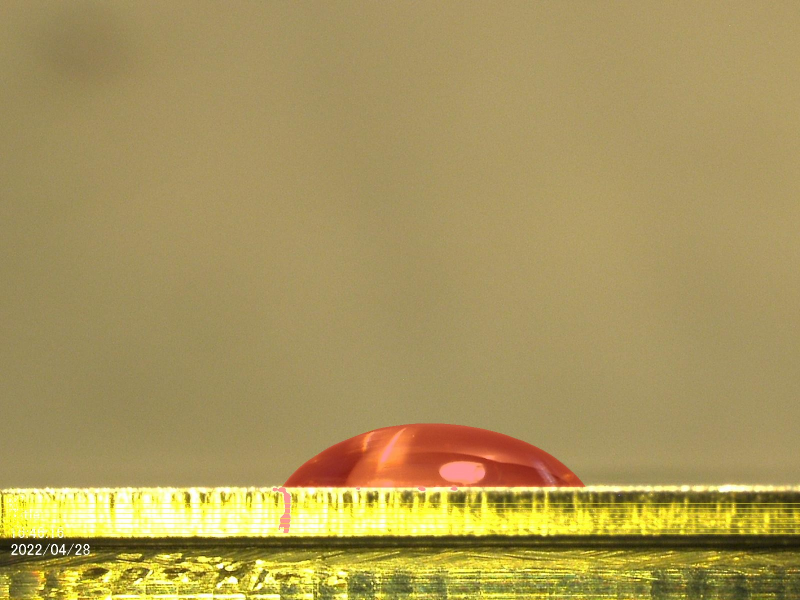
#> input picture FOTO CO4 MASKS MANUAL/BASELINE_PICK_i2-metall.jpg, 1600 x 1200 px, found by its file name (shown at 1/2 size); its folder holds 4 pictures in this run
$ python mask_stats.py
#> lines starting #> are read from the running program, lines starting #| are printed output that depends on the picture; pictures that were not available may be replaced by others from this repository, and a replacement may not be noted
import os, cv2 as cv, numpy as np

ROOT = "/Users/Luigi/Library/CloudStorage/OneDrive-Persönlich/ZHAW/Master/2. Semester/CO4/CO4_SS26_Giorga_Vigano_Luigi_Palese"
MASKS = os.path.join(ROOT, "FOTO CO4 MASKS MANUAL")
SRC = os.path.join(ROOT, "fwdfoto")

print("=== fwdfoto files containing 'lotus' ===")
for f in sorted(os.listdir(SRC)):
    if "lotus" in f.lower(): print("  ", f)

print("\n=== mask stats ===")
for fn in sorted(os.listdir(MASKS)):
    if fn.startswith("."): continue
    m = cv.imread(os.path.join(MASKS, fn), cv.IMREAD_UNCHANGED)
#> m is the input picture: shape (1200, 1600, 3); mean B, G, R 90.8, 150.7, 169.4
    if m.ndim == 3: m = m[..., 0]
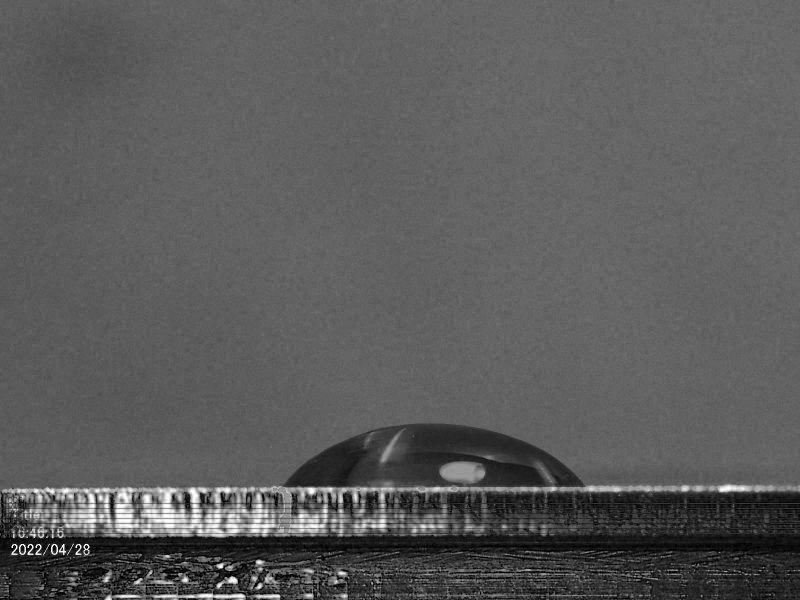
#> m: shape (1200, 1600) (shown at 1/2 size); min 0, max 255, mean 90.8
    tot = m.size
#> tot = 1920000
    f0 = (m == 0).mean()
#> f0 = 0.00534
    fmax = (m == m.max()).mean()
#> fmax = 0.000218
    fhi = (m > 127).mean()
#> fhi = 0.0328
    print(f"{fn:26s} min={m.min():3d} max={m.max():3d} mean={m.mean():6.1f} "
          f"nuniq={len(np.unique(m)):3d} | frac==0:{f0:.3f} frac==max:{fmax:.3f} frac>127:{fhi:.3f}")
#| BASELINE_PICK_i2-metall.jpg min=  0 max=255 mean=  90.8 nuniq=256 | frac==0:0.005 frac==max:0.000 frac>127:0.033
#> pass 2 of the loop `for fn in sorted(os.listdir(MASKS)):`:
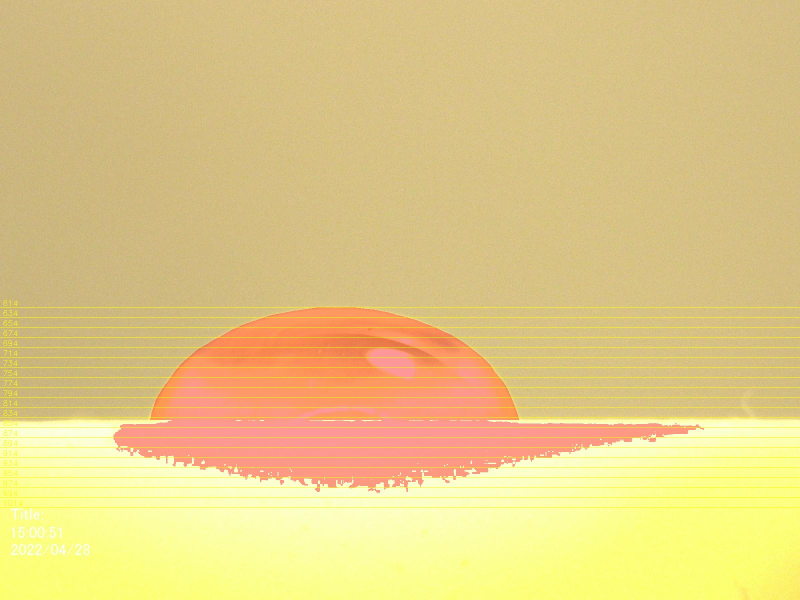
#> input picture FOTO CO4 MASKS MANUAL/BASELINE_PICK_i2-teflon.jpg, 1600 x 1200 px, found by its file name (shown at 1/2 size)
#> m is the input picture: shape (1200, 1600, 3); mean B, G, R 133.8, 202.9, 227
#> `if m.ndim == 3: m = m[..., 0]`:
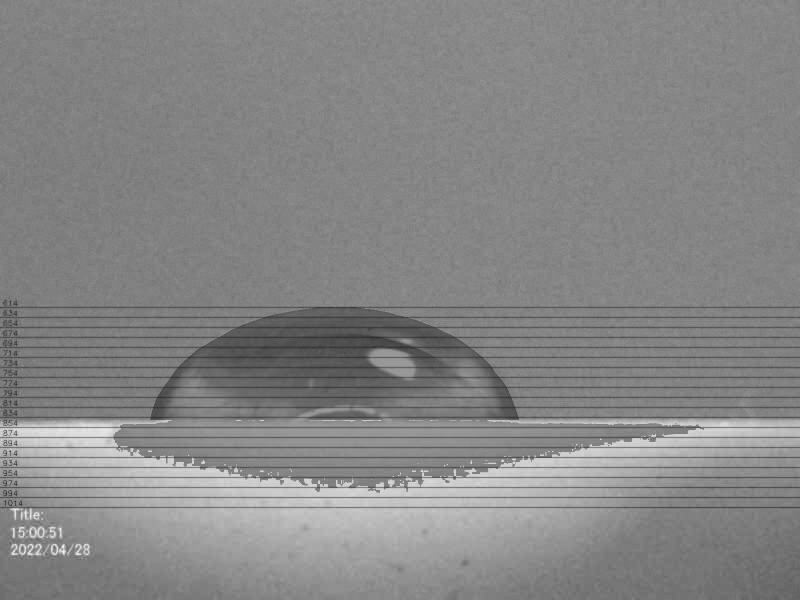
#> m: shape (1200, 1600) (shown at 1/2 size); min 8, max 255, mean 133.8
#> f0 = 0
#> fmax = 5.21e-07
#> fhi = 0.736
#| BASELINE_PICK_i2-teflon.jpg min=  8 max=255 mean= 133.8 nuniq=240 | frac==0:0.000 frac==max:0.000 frac>127:0.736
#> pass 3 of the loop `for fn in sorted(os.listdir(MASKS)):`:
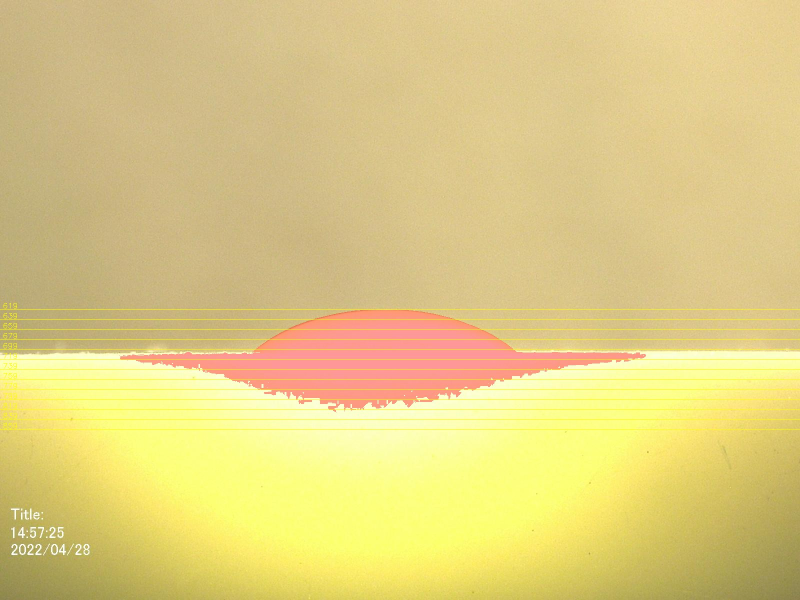
#> input picture FOTO CO4 MASKS MANUAL/BASELINE_PICK_oct-teflon.jpg, 1600 x 1200 px, found by its file name (shown at 1/2 size)
#> m is the input picture: shape (1200, 1600, 3); mean B, G, R 130.2, 205.3, 224.1
#> `if m.ndim == 3: m = m[..., 0]`:
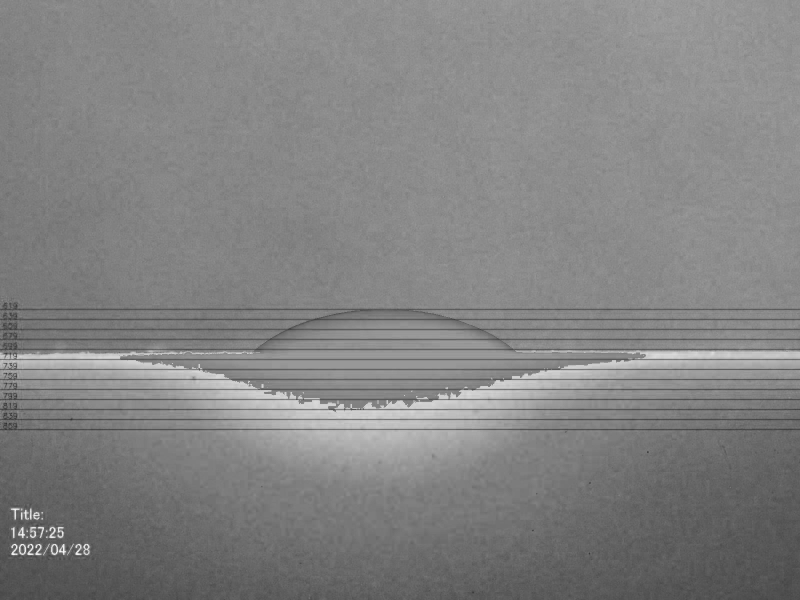
#> m: shape (1200, 1600) (shown at 1/2 size); min 3, max 253, mean 130.2
#> fmax = 1.56e-06
#> fhi = 0.646
#| BASELINE_PICK_oct-teflon.jpg min=  3 max=253 mean= 130.2 nuniq=242 | frac==0:0.000 frac==max:0.000 frac>127:0.646
#> the loop made 4 passes; the first 3 are shown
